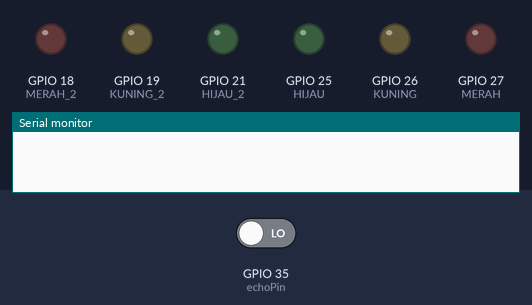
A sketch run on a simulated ESP32. On the bench: output pins drawn as LEDs (lit = HIGH), the last lines printed to the serial monitor. The test bench sets the inputs (shaded band); at power-on: GPIO 35 (echoPin) LOW.

Above: at 0.5 s.
At 2.5 s:
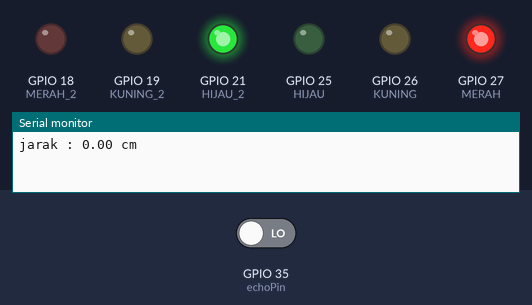
At 5.5 s:
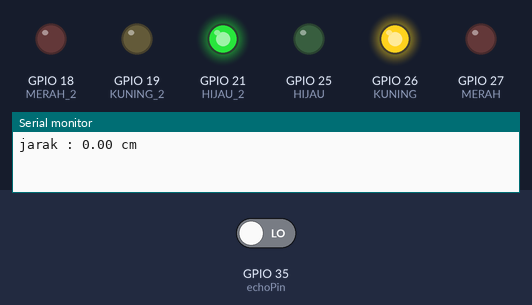
At 8.5 s:
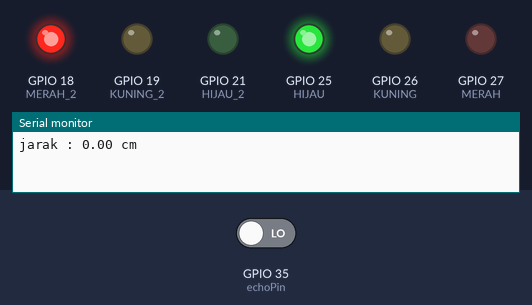
At 11.5 s:
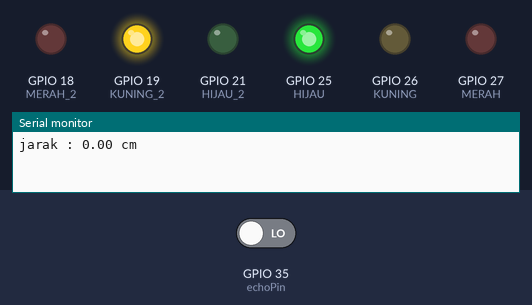
At 13.5 s:
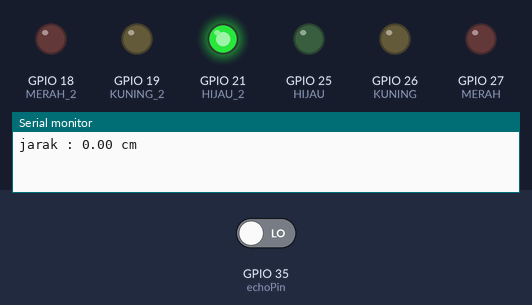
Timing chart, 0 to 16.9 s (numbered marks = the images above):
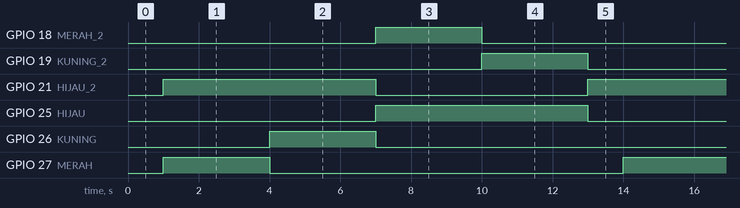

Measured:
- by itself, GPIO 18 (MERAH_2), GPIO 19 (KUNING_2), GPIO 26 (KUNING), GPIO 27 (MERAH): alternates HIGH for 3.0 s and LOW for 10.0 s
- by itself, GPIO 21 (HIJAU_2): repeats every 13.0 s: LOW 6.0 s, HIGH 7.0 s
- by itself, GPIO 25 (HIJAU): alternates HIGH for 6.0 s and LOW for 7.0 s

The sketch:

lalin_delay.ino
```cpp
 //jalur 1
#define MERAH 27
#define KUNING 26
#define HIJAU 25

//jalur 2
#define MERAH_2 18
#define KUNING_2 19
#define HIJAU_2 21

//sensor jarak
#define trigPin 34
#define echoPin 35
float duration, distance, lalin_delay;

float cek_sensor(int out, int in)
{
  digitalWrite(out, LOW);
  delayMicroseconds(2);
  digitalWrite(out, LOW);
  duration = pulseIn(in, HIGH);
  distance = (duration/29)/2;
  Serial.print("jarak : ");
  Serial.print(distance);
  Serial.println(" cm");
  return distance;
}

void setup() {
  //lalin
  Serial.begin(115200);
  pinMode(MERAH, OUTPUT);
  pinMode(KUNING, OUTPUT);
  pinMode(HIJAU, OUTPUT);

  pinMode(MERAH_2, OUTPUT);
  pinMode(KUNING_2, OUTPUT);
  pinMode(HIJAU_2, OUTPUT);

  //sensor
  pinMode(trigPin, OUTPUT);
  pinMode(echoPin, INPUT);
}

void loop() {
  // put your main code here, to run repeatedly:
    float jarak = cek_sensor(trigPin, echoPin);
    if(jarak >= 5 && jarak <= 20)
    {
      lalin_delay = 7000;
    }
    else
    {
      lalin_delay = 3000;
    }

    digitalWrite(MERAH, HIGH);
    digitalWrite(HIJAU_2, HIGH);
    delay(lalin_delay);
    digitalWrite(MERAH, LOW);
    digitalWrite(KUNING, HIGH);
    delay(lalin_delay);
    digitalWrite(KUNING, LOW);
    digitalWrite(HIJAU, HIGH);

    digitalWrite(MERAH_2, HIGH);
    digitalWrite(HIJAU_2, LOW);
    delay(3000);
    digitalWrite(MERAH_2, LOW);
    digitalWrite(KUNING_2, HIGH);
    delay(3000);
    digitalWrite(KUNING_2, LOW);
    digitalWrite(HIJAU_2, HIGH);
    digitalWrite(HIJAU, LOW);
}
```
